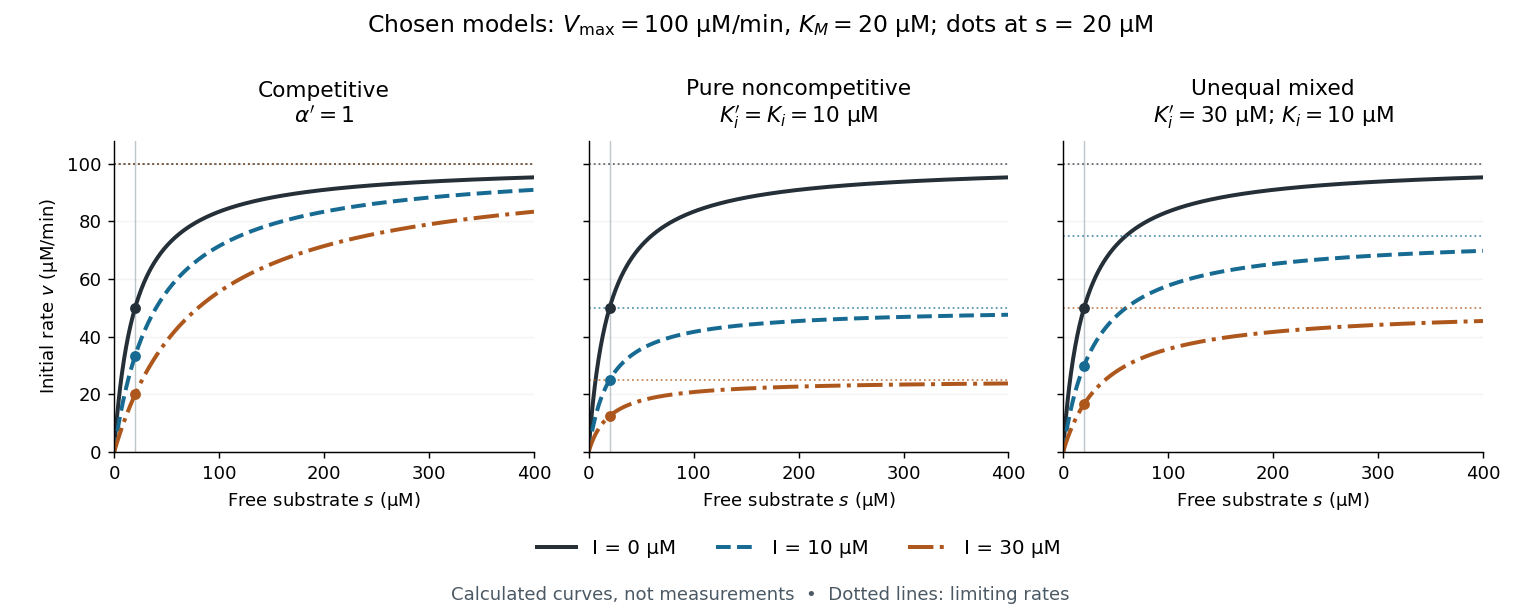

Here is the Python script that generated this plot:
"""Plot three original inhibition models; emit basename.png in cwd.

Python 3.14, Matplotlib 3.10.7, NumPy 2.3.5. All parameters are chosen,
not measured; the models do not characterize any named enzyme/inhibitor.
"""

from pathlib import Path

import matplotlib

matplotlib.use("Agg")
import matplotlib.pyplot as plt
import numpy as np


def rate(s, inhibitor, ki_prime):
    alpha = 1 + inhibitor / 10
    alpha_prime = 1 if ki_prime is None else 1 + inhibitor / ki_prime
    return 100 * s / (alpha * 20 + alpha_prime * s)


def main():
    fig, axes = plt.subplots(1, 3, figsize=(11.7, 4.7), sharey=True)
    fig.patch.set_facecolor("white")
    substrate = np.linspace(0, 400, 801)
    colors = ["#252f38", "#176b92", "#ae571c"]
    styles = ["-", "--", "-."]
    models = [("Competitive", None), ("Pure noncompetitive", 10),
              ("Unequal mixed", 30)]
    for ax, (name, ki_prime) in zip(axes, models):
        for inhibitor, color, style in zip([0, 10, 30], colors, styles):
            ax.plot(substrate, rate(substrate, inhibitor, ki_prime),
                    color=color, ls=style, lw=2.2,
                    label=f"I = {inhibitor} μM")
            ax.scatter([20], [rate(20, inhibitor, ki_prime)], color=color,
                       s=25, zorder=4)
            alpha_prime = 1 if ki_prime is None else 1 + inhibitor / ki_prime
            ax.axhline(100 / alpha_prime, color=color, ls=":", lw=1, alpha=.7)
        ax.axvline(20, color="#c0c7cb", lw=.8, zorder=0)
        subtitle = (r"$\alpha'=1$" if ki_prime is None else
                    (r"$K_i'=K_i=10$ μM" if ki_prime == 10 else
                     r"$K_i'=30$ μM; $K_i=10$ μM"))
        ax.set_title(name + "\n" + subtitle, fontsize=12, pad=10)
        ax.set(xlim=(0, 400), ylim=(0, 108), xticks=[0, 100, 200, 300, 400],
               xlabel=r"Free substrate $s$ (μM)")
        ax.set_facecolor("white")
        ax.spines[["top", "right"]].set_visible(False)
        ax.grid(axis="y", alpha=.15)
    axes[0].set_ylabel(r"Initial rate $v$ (μM/min)")
    axes[1].legend(loc="upper center", bbox_to_anchor=(.5, -.22),
                   ncol=3, frameon=False, fontsize=11)
    fig.suptitle(r"Chosen models: $V_{\max}=100$ μM/min, $K_M=20$ μM; "
                 "dots at s = 20 μM", fontsize=13, y=.98)
    fig.text(.5, .018, "Calculated curves, not measurements  •  "
             "Dotted lines: limiting rates", ha="center", fontsize=10,
             color="#4b5964")
    fig.subplots_adjust(left=.075, right=.975, top=.77, bottom=.26, wspace=.13)
    fig.savefig(Path(Path(__file__).stem + ".png"), dpi=130,
                facecolor="white", transparent=False)
    plt.close(fig)


if __name__ == "__main__":
    main()
